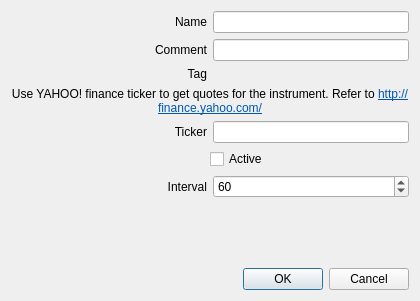
<?xml version="1.0" encoding="UTF-8"?>
<ui version="4.0">
 <class>ExtQuotes</class>
 <widget class="QDialog" name="ExtQuotes">
  <property name="geometry">
   <rect>
    <x>0</x>
    <y>0</y>
    <width>420</width>
    <height>301</height>
   </rect>
  </property>
  <property name="windowTitle">
   <string>Configuration</string>
  </property>
  <layout class="QVBoxLayout" name="verticalLayout">
   <item>
    <layout class="QHBoxLayout" name="layout_name">
     <item>
      <widget class="QLabel" name="label_name">
       <property name="sizePolicy">
        <sizepolicy hsizetype="Expanding" vsizetype="Preferred">
         <horstretch>0</horstretch>
         <verstretch>0</verstretch>
        </sizepolicy>
       </property>
       <property name="text">
        <string>Name</string>
       </property>
       <property name="alignment">
        <set>Qt::AlignRight|Qt::AlignTrailing|Qt::AlignVCenter</set>
       </property>
      </widget>
     </item>
     <item>
      <widget class="QLineEdit" name="lineEdit_name"/>
     </item>
    </layout>
   </item>
   <item>
    <layout class="QHBoxLayout" name="layout_comment">
     <item>
      <widget class="QLabel" name="label_comment">
       <property name="sizePolicy">
        <sizepolicy hsizetype="Expanding" vsizetype="Preferred">
         <horstretch>0</horstretch>
         <verstretch>0</verstretch>
        </sizepolicy>
       </property>
       <property name="text">
        <string>Comment</string>
       </property>
       <property name="alignment">
        <set>Qt::AlignRight|Qt::AlignTrailing|Qt::AlignVCenter</set>
       </property>
      </widget>
     </item>
     <item>
      <widget class="QLineEdit" name="lineEdit_comment"/>
     </item>
    </layout>
   </item>
   <item>
    <layout class="QHBoxLayout" name="layout_number">
     <item>
      <widget class="QLabel" name="label_number">
       <property name="text">
        <string>Tag</string>
       </property>
       <property name="alignment">
        <set>Qt::AlignRight|Qt::AlignTrailing|Qt::AlignVCenter</set>
       </property>
      </widget>
     </item>
     <item>
      <widget class="QLabel" name="label_numberValue">
       <property name="text">
        <string/>
       </property>
      </widget>
     </item>
    </layout>
   </item>
   <item>
    <widget class="QLabel" name="label">
     <property name="text">
      <string>&lt;html&gt;&lt;head/&gt;&lt;body&gt;&lt;p&gt;Use YAHOO! finance ticker to get quotes for the instrument. Refer to &lt;a href=&quot;http://finance.yahoo.com/&quot;&gt;&lt;span style=&quot; text-decoration: underline; color:#0057ae;&quot;&gt;http://finance.yahoo.com/&lt;/span&gt;&lt;/a&gt;&lt;/p&gt;&lt;/body&gt;&lt;/html&gt;</string>
     </property>
     <property name="alignment">
      <set>Qt::AlignCenter</set>
     </property>
     <property name="wordWrap">
      <bool>true</bool>
     </property>
    </widget>
   </item>
   <item>
    <layout class="QHBoxLayout" name="layout_ticker">
     <item>
      <widget class="QLabel" name="label_ticker">
       <property name="sizePolicy">
        <sizepolicy hsizetype="Expanding" vsizetype="Preferred">
         <horstretch>0</horstretch>
         <verstretch>0</verstretch>
        </sizepolicy>
       </property>
       <property name="text">
        <string>Ticker</string>
       </property>
       <property name="alignment">
        <set>Qt::AlignRight|Qt::AlignTrailing|Qt::AlignVCenter</set>
       </property>
      </widget>
     </item>
     <item>
      <widget class="QLineEdit" name="lineEdit_ticker"/>
     </item>
    </layout>
   </item>
   <item>
    <layout class="QHBoxLayout" name="layout_active">
     <item>
      <spacer name="spacer_active">
       <property name="orientation">
        <enum>Qt::Horizontal</enum>
       </property>
       <property name="sizeHint" stdset="0">
        <size>
         <width>40</width>
         <height>20</height>
        </size>
       </property>
      </spacer>
     </item>
     <item>
      <widget class="QCheckBox" name="checkBox_active">
       <property name="sizePolicy">
        <sizepolicy hsizetype="Expanding" vsizetype="Fixed">
         <horstretch>0</horstretch>
         <verstretch>0</verstretch>
        </sizepolicy>
       </property>
       <property name="text">
        <string>Active</string>
       </property>
      </widget>
     </item>
    </layout>
   </item>
   <item>
    <layout class="QHBoxLayout" name="layout_interval">
     <item>
      <widget class="QLabel" name="label_interval">
       <property name="text">
        <string>Interval</string>
       </property>
       <property name="alignment">
        <set>Qt::AlignRight|Qt::AlignTrailing|Qt::AlignVCenter</set>
       </property>
      </widget>
     </item>
     <item>
      <widget class="QSpinBox" name="spinBox_interval">
       <property name="minimum">
        <number>1</number>
       </property>
       <property name="maximum">
        <number>10000</number>
       </property>
       <property name="singleStep">
        <number>10</number>
       </property>
       <property name="value">
        <number>60</number>
       </property>
      </widget>
     </item>
    </layout>
   </item>
   <item>
    <spacer name="verticalSpacer">
     <property name="orientation">
      <enum>Qt::Vertical</enum>
     </property>
     <property name="sizeHint" stdset="0">
      <size>
       <width>20</width>
       <height>40</height>
      </size>
     </property>
    </spacer>
   </item>
   <item>
    <widget class="QDialogButtonBox" name="buttonBox">
     <property name="orientation">
      <enum>Qt::Horizontal</enum>
     </property>
     <property name="standardButtons">
      <set>QDialogButtonBox::Cancel|QDialogButtonBox::Ok</set>
     </property>
    </widget>
   </item>
  </layout>
 </widget>
 <resources/>
 <connections>
  <connection>
   <sender>buttonBox</sender>
   <signal>accepted()</signal>
   <receiver>ExtQuotes</receiver>
   <slot>accept()</slot>
   <hints>
    <hint type="sourcelabel">
     <x>248</x>
     <y>254</y>
    </hint>
    <hint type="destinationlabel">
     <x>157</x>
     <y>274</y>
    </hint>
   </hints>
  </connection>
  <connection>
   <sender>buttonBox</sender>
   <signal>rejected()</signal>
   <receiver>ExtQuotes</receiver>
   <slot>reject()</slot>
   <hints>
    <hint type="sourcelabel">
     <x>316</x>
     <y>260</y>
    </hint>
    <hint type="destinationlabel">
     <x>286</x>
     <y>274</y>
    </hint>
   </hints>
  </connection>
 </connections>
</ui>
